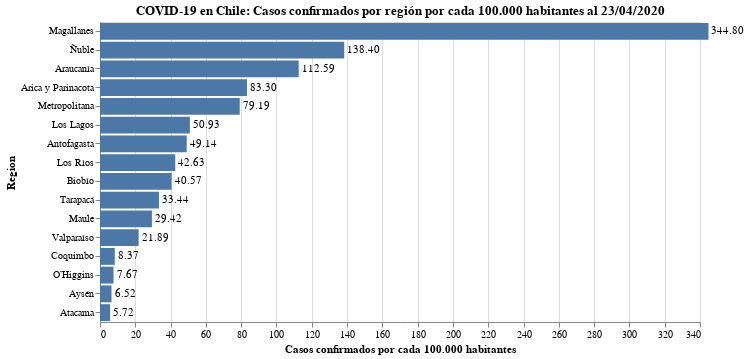

Notebook cell for this chart:
### Code cell
#hide_input

bars = alt.Chart(data_raw).mark_bar().encode(
    x = alt.X('Tasa de casos:Q', scale=alt.Scale(domain=(0, 340)), axis=alt.Axis(title='Casos confirmados por cada 100.000 habitantes')),
    y = alt.Y('Region:N', sort='-x')
).properties(
    title=f'COVID-19 en Chile: Casos confirmados por región por cada 100.000 habitantes al {today_es_format}'
)

text = bars.mark_text(
    align='left',
    baseline='middle',
    dx=3  # Nudges text to right so it doesn't appear on top of the bar
).encode(
    text=alt.Text('Tasa de casos:Q', format=',.2f')
)

# bars.configure_title(
#     fontSize=20,
#     font='Courier',
#     anchor='start',
#     color='gray'
# )

(bars + text).properties(width=600, height=300)

### Figure 1 — Vega-Lite specification as saved in the notebook (floating-point values rounded to 4 significant figures)
{"config": {"view": {"continuousWidth": 400, "continuousHeight": 300}}, "layer": [{"mark": "bar", "encoding": {"x": {"type": "quantitative", "axis": {"title": "Casos confirmados por cada 100.000 habitantes"}, "field": "Tasa de casos", "scale": {"domain": [0, 340]}}, "y": {"type": "nominal", "field": "Region", "sort": "-x"}}, "title": "COVID-19 en Chile: Casos confirmados por región por cada 100.000 habitantes al 23/04/2020"}, {"mark": {"type": "text", "align": "left", "baseline": "middle", "dx": 3}, "encoding": {"text": {"type": "quantitative", "field": "Tasa de casos", "format": ",.2f"}, "x": {"type": "quantitative", "axis": {"title": "Casos confirmados por cada 100.000 habitantes"}, "field": "Tasa de casos", "scale": {"domain": [0, 340]}}, "y": {"type": "nominal", "field": "Region", "sort": "-x"}}, "title": "COVID-19 en Chile: Casos confirmados por región por cada 100.000 habitantes al 23/04/2020"}], "data": {"name": "data-a6c77abf6fb2a52591d7e4c69f3cbb78"}, "height": 300, "width": 600, "$schema": "https://vega.github.io/schema/vega-lite/v4.8.1.json", "datasets": {"data-a6c77abf6fb2a52591d7e4c69f3cbb78": [{"Region": "Arica y Parinacota", "2020-04-23": 210, "Tasa de casos": 83.3}, {"Region": "Tarapacá", "2020-04-23": 128, "Tasa de casos": 33.44}, {"Region": "Antofagasta", "2020-04-23": 340, "Tasa de casos": 49.14}, {"Region": "Atacama", "2020-04-23": 18, "Tasa de casos": 5.72}, {"Region": "Coquimbo", "2020-04-23": 70, "Tasa de casos": 8.372}, {"Region": "Valparaíso", "2020-04-23": 429, "Tasa de casos": 21.89}, {"Region": "Metropolitana", "2020-04-23": 6434, "Tasa de casos": 79.19}, {"Region": "O’Higgins", "2020-04-23": 76, "Tasa de casos": 7.669}, {"Region": "Maule", "2020-04-23": 333, "Tasa de casos": 29.42}, {"Region": "Ñuble", "2020-04-23": 708, "Tasa de casos": 138.4}, {"Region": "Biobío", "2020-04-23": 675, "Tasa de casos": 40.57}, {"Region": "Araucanía", "2020-04-23": 1142, "Tasa de casos": 112.6}, {"Region": "Los Ríos", "2020-04-23": 173, "Tasa de casos": 42.63}, {"Region": "Los Lagos", "2020-04-23": 454, "Tasa de casos": 50.93}, {"Region": "Aysén", "2020-04-23": 7, "Tasa de casos": 6.524}, {"Region": "Magallanes", "2020-04-23": 615, "Tasa de casos": 344.8}]}}
